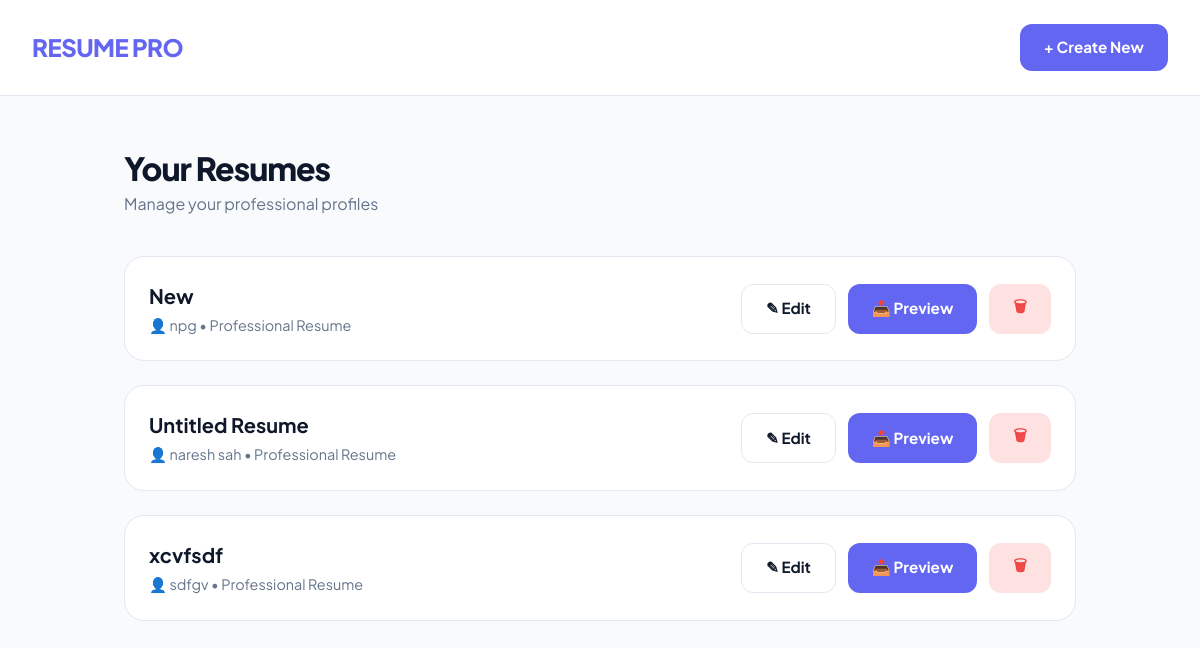
The page / on the database its author committed.
### tables this page shows
CREATE TABLE cvs (
                id INTEGER PRIMARY KEY AUTOINCREMENT,
                title TEXT NOT NULL,
                full_name TEXT,
                email TEXT,
                phone TEXT,
                address TEXT,
                linkedin TEXT,
                summary TEXT
            , template TEXT DEFAULT 'Classic');

### web_app.py (the view)
@app.route('/')
def dashboard():
    cvs = database.get_all_cvs()
    return render_template('dashboard.html', cvs=cvs)

### database.py (called while the page is built)
def get_connection():
    conn = sqlite3.connect(DB_PATH)
    conn.row_factory = sqlite3.Row
    return conn

def get_all_cvs():
    with get_connection() as conn:
        cursor = conn.cursor()
        cursor.execute('SELECT id, title, full_name FROM cvs ORDER BY id DESC')
        return [dict(row) for row in cursor.fetchall()]

### templates/dashboard.html (shortened to what this page needs)
<!DOCTYPE html>
<html lang="en">
<head>
</head>
<body>
    <nav class="navbar">
        <a href="/" class="logo">RESUME PRO</a>
        <div>
            <a href="/editor" class="btn btn-primary">+ Create New</a>
        </div>
    </nav>
    <div class="container">
        <div class="header">
            <div>
                <h1>Your Resumes</h1>
                <p style="color: var(--text-muted)">Manage your professional profiles</p>
            </div>
        </div>
        <div class="cv-grid">
            {% if cvs %}
                {% for cv in cvs %}
                <div class="cv-card" id="cv-{{ cv.id }}">
                    <div class="cv-info">
                        <h3>{{ cv.title }}</h3>
                        <p>👤 {{ cv.full_name or 'Unnamed' }} • Professional Resume</p>
                    </div>
                    <div class="cv-actions">
                        <a href="/editor/{{ cv.id }}" class="btn btn-outline">✎ Edit</a>
                        <a href="/preview/{{ cv.id }}" class="btn btn-primary" target="_blank">📥 Preview</a>
                        <button onclick="deleteCv({{ cv.id }})" class="btn btn-danger">🗑</button>
                    </div>
                </div>
                {% endfor %}
            {% else %}
                <div class="empty-state">
                    <p>No resumes yet. Start by creating your first elite CV!</p>
                </div>
            {% endif %}
        </div>
    </div>
</body>
</html>

### templates/dashboard.html (style rules this page uses)
:root { --primary: #6366f1; --primary-hover: #4f46e5; --bg: #f8fafc; --text-main: #0f172a; --text-muted: #64748b; --card-bg: #ffffff; --border: #e2e8f0; }
* { box-sizing: border-box; margin: 0; padding: 0; }
body { font-family: 'Plus Jakarta Sans', sans-serif; background-color: var(--bg); color: var(--text-main); line-height: 1.5; }
.navbar { background: white; padding: 1.5rem 2rem; display: flex; justify-content: space-between; align-items: center; border-bottom: 1px solid var(--border); position: sticky; top: 0; z-index: 100; }
.logo { font-size: 1.5rem; font-weight: 800; color: var(--primary); letter-spacing: -0.5px; text-decoration: none; }
.container { max-width: 1000px; margin: 3rem auto; padding: 0 1.5rem; }
.header { display: flex; justify-content: space-between; align-items: center; margin-bottom: 2.5rem; }
h1 { font-size: 2rem; font-weight: 800; letter-spacing: -1px; }
.btn { display: inline-flex; align-items: center; padding: 0.75rem 1.5rem; border-radius: 12px; font-weight: 700; cursor: pointer; transition: all 0.2s; text-decoration: none; border: none; font-size: 0.95rem; }
.btn-primary { background: var(--primary); color: white; }
.cv-grid { display: grid; grid-template-columns: 1fr; gap: 1.5rem; }
.cv-card { background: var(--card-bg); padding: 1.5rem; border-radius: 20px; border: 1px solid var(--border); display: flex; justify-content: space-between; align-items: center; transition: all 0.3s; }
.cv-info h3 { font-size: 1.25rem; margin-bottom: 0.25rem; }
.cv-info p { color: var(--text-muted); font-size: 0.9rem; }
.cv-actions { display: flex; gap: 0.75rem; }
.btn-outline { background: transparent; border: 1px solid var(--border); color: var(--text-main); }
.btn-danger { background: #fee2e2; color: #ef4444; }

### rows shown on the page
cvs: title "New", full_name "npg"
cvs: title "Untitled Resume", full_name "naresh sah"
cvs: title "xcvfsdf", full_name "sdfgv"
